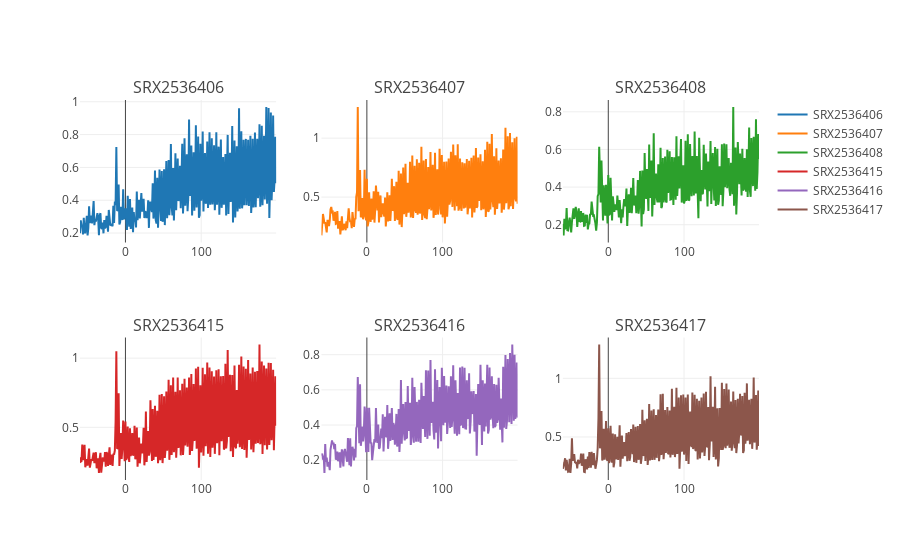

Notebook source saved alongside this figure:
### Code cell
index = 1
samples_15 = samples_srx['0.3mu']
group = []

for key, value in samples_15.items():
    group+=value

fig = tools.make_subplots(rows=int(np.ceil(len(group) / samples_per_row)), cols=samples_per_row, 
                          subplot_titles=group,
                          print_grid=True)
for sample in group:
    normalizedc = coverage[sample]
    trace = Scatter(x = normalizedc.index,
                    y = normalizedc.values.tolist(),
                    mode = 'lines',
                    name = sample)
    fig.append_trace(trace, (index-1)//samples_per_row+1, (index-1)%samples_per_row+1)
    index += 1

iplot(fig)

### Figure 1 — Plotly figure (JSON) as saved in the notebook; plotly's stock layout.template omitted (floating-point values rounded to 4 significant figures; data arrays with more than 128 entries replaced by an {"elided": "..."} marker saying what was removed)
{"data": [{"mode": "lines", "name": "SRX2536406", "type": "scatter", "uid": "6b1aed", "x": {"elided": "260 int values"}, "xaxis": "x", "y": {"elided": "260 float values"}, "yaxis": "y"}, {"mode": "lines", "name": "SRX2536407", "type": "scatter", "uid": "e19906", "x": {"elided": "260 int values"}, "xaxis": "x2", "y": {"elided": "260 float values"}, "yaxis": "y2"}, {"mode": "lines", "name": "SRX2536408", "type": "scatter", "uid": "65ee54", "x": {"elided": "260 int values"}, "xaxis": "x3", "y": {"elided": "260 float values"}, "yaxis": "y3"}, {"mode": "lines", "name": "SRX2536415", "type": "scatter", "uid": "498cb7", "x": {"elided": "260 int values"}, "xaxis": "x4", "y": {"elided": "260 float values"}, "yaxis": "y4"}, {"mode": "lines", "name": "SRX2536416", "type": "scatter", "uid": "56c78a", "x": {"elided": "260 int values"}, "xaxis": "x5", "y": {"elided": "260 float values"}, "yaxis": "y5"}, {"mode": "lines", "name": "SRX2536417", "type": "scatter", "uid": "5e2098", "x": {"elided": "260 int values"}, "xaxis": "x6", "y": {"elided": "260 float values"}, "yaxis": "y6"}], "layout": {"annotations": [{"font": {"size": 16}, "showarrow": false, "text": "SRX2536406", "x": 0.1444, "xanchor": "center", "xref": "paper", "y": 1, "yanchor": "bottom", "yref": "paper"}, {"font": {"size": 16}, "showarrow": false, "text": "SRX2536407", "x": 0.5, "xanchor": "center", "xref": "paper", "y": 1, "yanchor": "bottom", "yref": "paper"}, {"font": {"size": 16}, "showarrow": false, "text": "SRX2536408", "x": 0.8556, "xanchor": "center", "xref": "paper", "y": 1, "yanchor": "bottom", "yref": "paper"}, {"font": {"size": 16}, "showarrow": false, "text": "SRX2536415", "x": 0.1444, "xanchor": "center", "xref": "paper", "y": 0.375, "yanchor": "bottom", "yref": "paper"}, {"font": {"size": 16}, "showarrow": false, "text": "SRX2536416", "x": 0.5, "xanchor": "center", "xref": "paper", "y": 0.375, "yanchor": "bottom", "yref": "paper"}, {"font": {"size": 16}, "showarrow": false, "text": "SRX2536417", "x": 0.8556, "xanchor": "center", "xref": "paper", "y": 0.375, "yanchor": "bottom", "yref": "paper"}], "autosize": true, "xaxis": {"anchor": "y", "autorange": true, "domain": [0, 0.2889], "range": [-60, 199], "type": "linear"}, "xaxis2": {"anchor": "y2", "autorange": true, "domain": [0.3556, 0.6444], "range": [-60, 199], "type": "linear"}, "xaxis3": {"anchor": "y3", "autorange": true, "domain": [0.7111, 1], "range": [-60, 199], "type": "linear"}, "xaxis4": {"anchor": "y4", "autorange": true, "domain": [0, 0.2889], "range": [-60, 199], "type": "linear"}, "xaxis5": {"anchor": "y5", "autorange": true, "domain": [0.3556, 0.6444], "range": [-60, 199], "type": "linear"}, "xaxis6": {"anchor": "y6", "autorange": true, "domain": [0.7111, 1], "range": [-60, 199], "type": "linear"}, "yaxis": {"anchor": "x", "autorange": true, "domain": [0.625, 1], "range": [0.1425, 1.011], "type": "linear"}, "yaxis2": {"anchor": "x2", "autorange": true, "domain": [0.625, 1], "range": [0.1146, 1.324], "type": "linear"}, "yaxis3": {"anchor": "x3", "autorange": true, "domain": [0.625, 1], "range": [0.1055, 0.8628], "type": "linear"}, "yaxis4": {"anchor": "x4", "autorange": true, "domain": [0, 0.375], "range": [0.1192, 1.149], "type": "linear"}, "yaxis5": {"anchor": "x5", "autorange": true, "domain": [0, 0.375], "range": [0.08775, 0.8977], "type": "linear"}, "yaxis6": {"anchor": "x6", "autorange": true, "domain": [0, 0.375], "range": [0.1332, 1.348], "type": "linear"}}}
